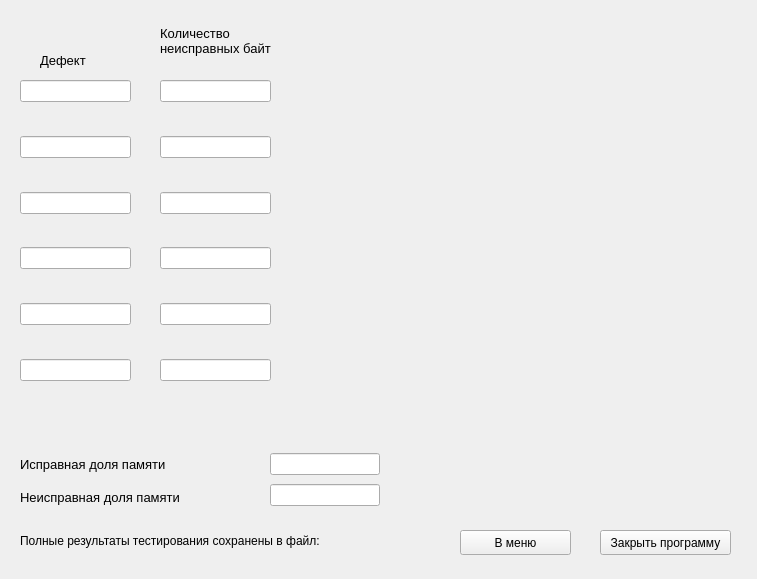
<?xml version="1.0" encoding="UTF-8"?>
<ui version="4.0">
 <class>ResultForm</class>
 <widget class="QWidget" name="ResultForm">
  <property name="geometry">
   <rect>
    <x>0</x>
    <y>0</y>
    <width>757</width>
    <height>579</height>
   </rect>
  </property>
  <property name="windowTitle">
   <string>Form</string>
  </property>
  <property name="windowIcon">
   <iconset resource="Res.qrc">
    <normaloff>:/new/prefix1/Pict/DOC012171319.jpg</normaloff>:/new/prefix1/Pict/DOC012171319.jpg</iconset>
  </property>
  <widget class="QWidget" name="layoutWidget">
   <property name="geometry">
    <rect>
     <x>160</x>
     <y>80</y>
     <width>111</width>
     <height>301</height>
    </rect>
   </property>
   <layout class="QVBoxLayout" name="verticalLayout_2">
    <item>
     <widget class="QLineEdit" name="lineEdit_2"/>
    </item>
    <item>
     <spacer name="verticalSpacer_6">
      <property name="orientation">
       <enum>Qt::Vertical</enum>
      </property>
      <property name="sizeHint" stdset="0">
       <size>
        <width>20</width>
        <height>18</height>
       </size>
      </property>
     </spacer>
    </item>
    <item>
     <widget class="QLineEdit" name="lineEdit_4"/>
    </item>
    <item>
     <spacer name="verticalSpacer_7">
      <property name="orientation">
       <enum>Qt::Vertical</enum>
      </property>
      <property name="sizeHint" stdset="0">
       <size>
        <width>20</width>
        <height>18</height>
       </size>
      </property>
     </spacer>
    </item>
    <item>
     <widget class="QLineEdit" name="lineEdit_6"/>
    </item>
    <item>
     <spacer name="verticalSpacer_8">
      <property name="orientation">
       <enum>Qt::Vertical</enum>
      </property>
      <property name="sizeHint" stdset="0">
       <size>
        <width>20</width>
        <height>18</height>
       </size>
      </property>
     </spacer>
    </item>
    <item>
     <widget class="QLineEdit" name="lineEdit_8"/>
    </item>
    <item>
     <spacer name="verticalSpacer_9">
      <property name="orientation">
       <enum>Qt::Vertical</enum>
      </property>
      <property name="sizeHint" stdset="0">
       <size>
        <width>20</width>
        <height>18</height>
       </size>
      </property>
     </spacer>
    </item>
    <item>
     <widget class="QLineEdit" name="lineEdit_10"/>
    </item>
    <item>
     <spacer name="verticalSpacer_10">
      <property name="orientation">
       <enum>Qt::Vertical</enum>
      </property>
      <property name="sizeHint" stdset="0">
       <size>
        <width>20</width>
        <height>18</height>
       </size>
      </property>
     </spacer>
    </item>
    <item>
     <widget class="QLineEdit" name="lineEdit_12"/>
    </item>
   </layout>
  </widget>
  <widget class="QLabel" name="label">
   <property name="geometry">
    <rect>
     <x>40</x>
     <y>50</y>
     <width>71</width>
     <height>21</height>
    </rect>
   </property>
   <property name="font">
    <font>
     <pointsize>10</pointsize>
    </font>
   </property>
   <property name="text">
    <string>Дефект</string>
   </property>
  </widget>
  <widget class="QLabel" name="label_2">
   <property name="geometry">
    <rect>
     <x>160</x>
     <y>10</y>
     <width>131</width>
     <height>61</height>
    </rect>
   </property>
   <property name="font">
    <font>
     <pointsize>10</pointsize>
    </font>
   </property>
   <property name="text">
    <string>Количество неисправных байт</string>
   </property>
   <property name="wordWrap">
    <bool>true</bool>
   </property>
  </widget>
  <widget class="QLabel" name="label_5">
   <property name="geometry">
    <rect>
     <x>460</x>
     <y>50</y>
     <width>221</width>
     <height>191</height>
    </rect>
   </property>
   <property name="text">
    <string/>
   </property>
   <property name="pixmap">
    <pixmap resource="Res.qrc">:/new/prefix1/Pict/DOC012171319.jpg</pixmap>
   </property>
   <property name="scaledContents">
    <bool>true</bool>
   </property>
  </widget>
  <widget class="QLabel" name="label_7">
   <property name="geometry">
    <rect>
     <x>20</x>
     <y>520</y>
     <width>711</width>
     <height>41</height>
    </rect>
   </property>
   <property name="font">
    <font>
     <pointsize>9</pointsize>
    </font>
   </property>
   <property name="text">
    <string>Полные результаты тестирования сохранены в файл: </string>
   </property>
   <property name="wordWrap">
    <bool>true</bool>
   </property>
  </widget>
  <widget class="QPushButton" name="pushButton">
   <property name="geometry">
    <rect>
     <x>460</x>
     <y>530</y>
     <width>111</width>
     <height>25</height>
    </rect>
   </property>
   <property name="text">
    <string>В меню</string>
   </property>
  </widget>
  <widget class="QPushButton" name="pushButton_2">
   <property name="geometry">
    <rect>
     <x>600</x>
     <y>530</y>
     <width>131</width>
     <height>25</height>
    </rect>
   </property>
   <property name="text">
    <string>Закрыть программу</string>
   </property>
  </widget>
  <widget class="QWidget" name="layoutWidget">
   <property name="geometry">
    <rect>
     <x>20</x>
     <y>80</y>
     <width>111</width>
     <height>301</height>
    </rect>
   </property>
   <layout class="QVBoxLayout" name="verticalLayout">
    <item>
     <widget class="QLineEdit" name="lineEdit_1"/>
    </item>
    <item>
     <spacer name="verticalSpacer">
      <property name="orientation">
       <enum>Qt::Vertical</enum>
      </property>
      <property name="sizeHint" stdset="0">
       <size>
        <width>20</width>
        <height>18</height>
       </size>
      </property>
     </spacer>
    </item>
    <item>
     <widget class="QLineEdit" name="lineEdit_3"/>
    </item>
    <item>
     <spacer name="verticalSpacer_2">
      <property name="orientation">
       <enum>Qt::Vertical</enum>
      </property>
      <property name="sizeHint" stdset="0">
       <size>
        <width>20</width>
        <height>18</height>
       </size>
      </property>
     </spacer>
    </item>
    <item>
     <widget class="QLineEdit" name="lineEdit_5"/>
    </item>
    <item>
     <spacer name="verticalSpacer_3">
      <property name="orientation">
       <enum>Qt::Vertical</enum>
      </property>
      <property name="sizeHint" stdset="0">
       <size>
        <width>20</width>
        <height>18</height>
       </size>
      </property>
     </spacer>
    </item>
    <item>
     <widget class="QLineEdit" name="lineEdit_7"/>
    </item>
    <item>
     <spacer name="verticalSpacer_4">
      <property name="orientation">
       <enum>Qt::Vertical</enum>
      </property>
      <property name="sizeHint" stdset="0">
       <size>
        <width>20</width>
        <height>18</height>
       </size>
      </property>
     </spacer>
    </item>
    <item>
     <widget class="QLineEdit" name="lineEdit_9"/>
    </item>
    <item>
     <spacer name="verticalSpacer_5">
      <property name="orientation">
       <enum>Qt::Vertical</enum>
      </property>
      <property name="sizeHint" stdset="0">
       <size>
        <width>20</width>
        <height>18</height>
       </size>
      </property>
     </spacer>
    </item>
    <item>
     <widget class="QLineEdit" name="lineEdit_11"/>
    </item>
   </layout>
  </widget>
  <widget class="QWidget" name="layoutWidget">
   <property name="geometry">
    <rect>
     <x>270</x>
     <y>450</y>
     <width>110</width>
     <height>61</height>
    </rect>
   </property>
   <layout class="QVBoxLayout" name="verticalLayout_3">
    <item>
     <widget class="QLineEdit" name="lineEdit"/>
    </item>
    <item>
     <widget class="QLineEdit" name="lineEdit_13"/>
    </item>
   </layout>
  </widget>
  <widget class="QWidget" name="layoutWidget">
   <property name="geometry">
    <rect>
     <x>20</x>
     <y>450</y>
     <width>231</width>
     <height>61</height>
    </rect>
   </property>
   <layout class="QVBoxLayout" name="verticalLayout_4">
    <item>
     <widget class="QLabel" name="label_3">
      <property name="font">
       <font>
        <pointsize>10</pointsize>
       </font>
      </property>
      <property name="text">
       <string>Исправная доля памяти</string>
      </property>
      <property name="wordWrap">
       <bool>true</bool>
      </property>
     </widget>
    </item>
    <item>
     <widget class="QLabel" name="label_4">
      <property name="font">
       <font>
        <pointsize>10</pointsize>
       </font>
      </property>
      <property name="text">
       <string>Неисправная доля памяти</string>
      </property>
      <property name="wordWrap">
       <bool>true</bool>
      </property>
     </widget>
    </item>
   </layout>
  </widget>
  <widget class="QLabel" name="label_6">
   <property name="geometry">
    <rect>
     <x>450</x>
     <y>270</y>
     <width>251</width>
     <height>171</height>
    </rect>
   </property>
   <property name="text">
    <string/>
   </property>
   <property name="pixmap">
    <pixmap resource="Res.qrc">:/new/prefix1/Pict/Mem.png</pixmap>
   </property>
   <property name="scaledContents">
    <bool>true</bool>
   </property>
  </widget>
 </widget>
 <resources>
  <include location="Res.qrc"/>
 </resources>
 <connections/>
</ui>
